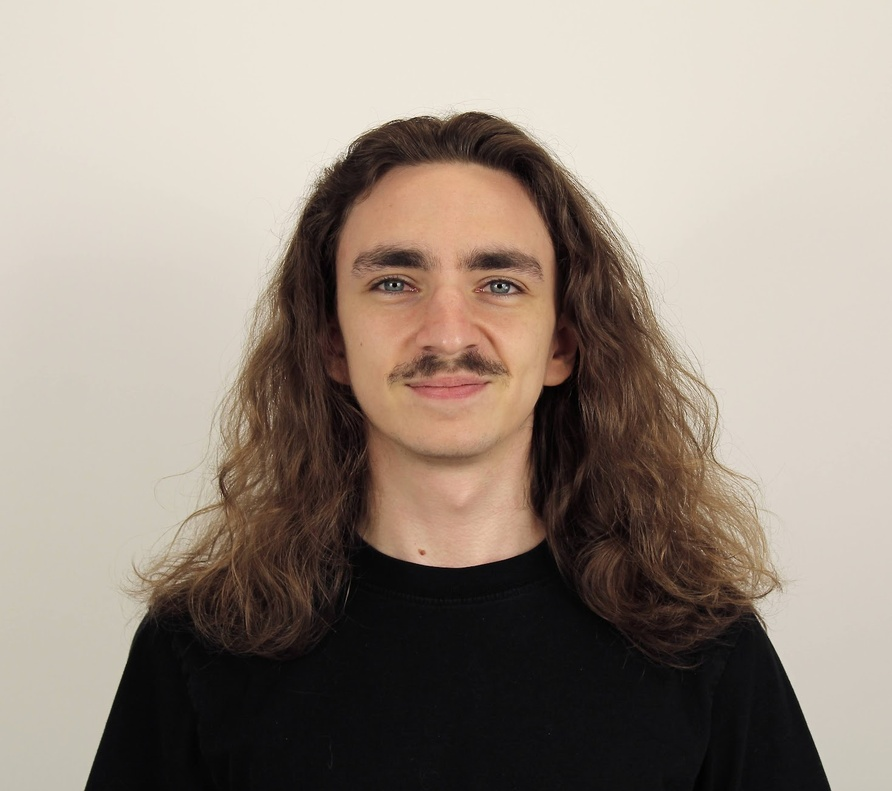
#> input picture test_pictures/white_background.JPEG, 892 x 791 px, shrunk from 1468 x 1303 before the run
$ python pixeldisplacer.py
#> lines starting #> are read from the running program, lines starting #| are printed output that depends on the picture
import cv2 as cv
import numpy as np
import matplotlib.pyplot as plt
from scipy.ndimage import map_coordinates

image = cv.imread("test_pictures/white_background.JPEG", cv.IMREAD_GRAYSCALE)
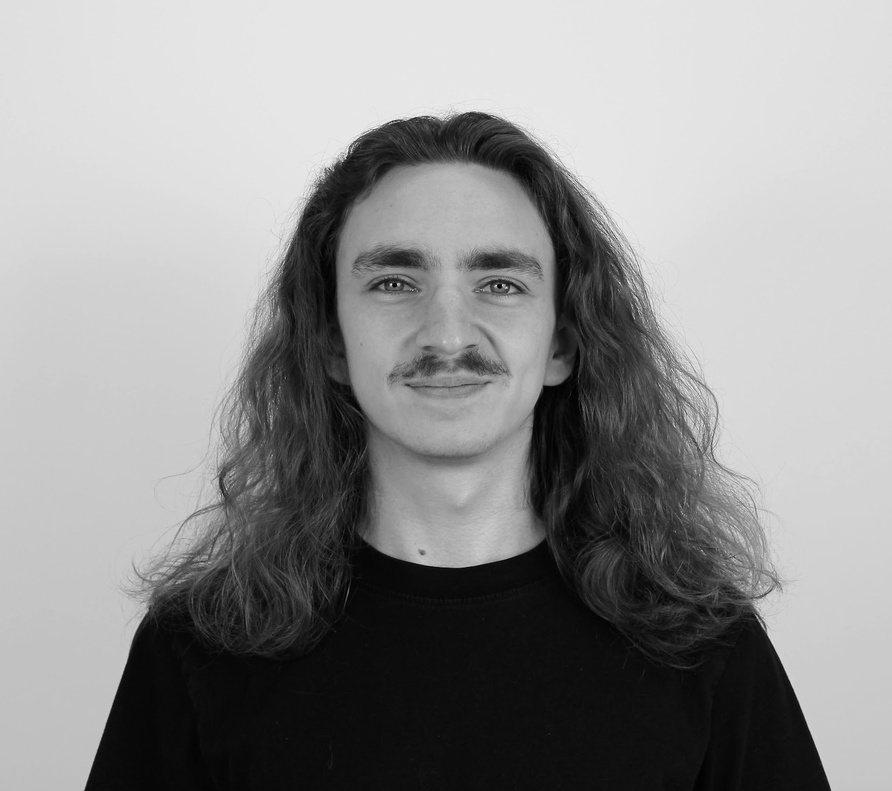
#> image: shape (791, 892); min 0, max 253, mean 143.1

height, width = image.shape
#> height = 791; width = 892

x_coordinates, y_coordinates = np.meshgrid(np.arange(width, dtype=float), np.arange(height, dtype=float))

# [13 lines of commented-out code are left out]
a = 40
c = 469.5
w = 90
y_coordinates += a * np.exp(-((y_coordinates - c)/w)**2)
y_coordinates += 10

plt.imshow(map_coordinates(image, [y_coordinates, x_coordinates]), cmap="gray")
plt.show()
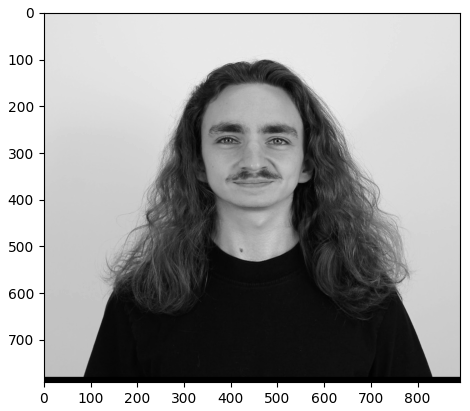
#> figure drawn by matplotlib, 1 panel
